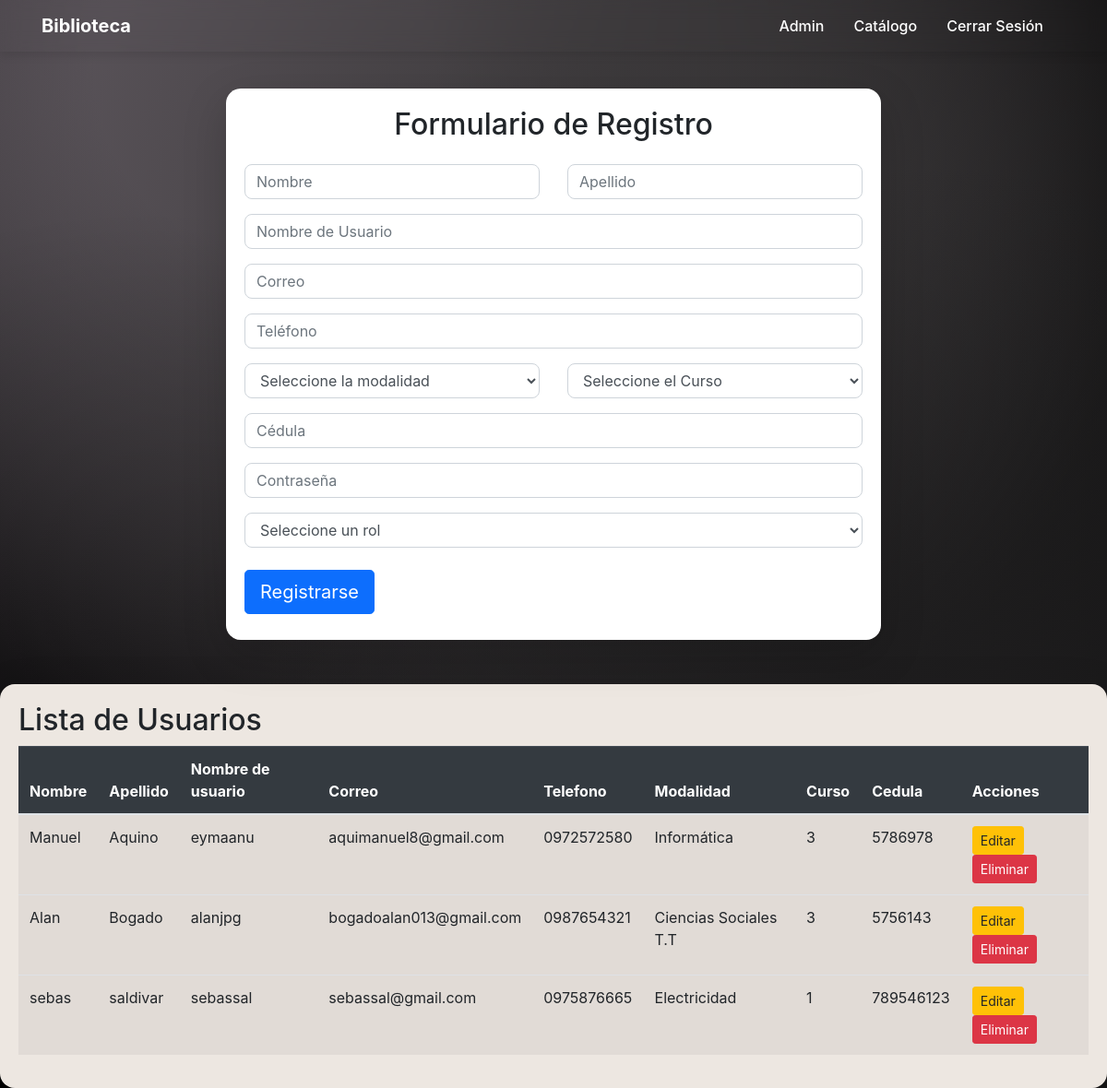
Page /index.php?page=admin/RegistrarUsuario (signed in) on the committed database.
### tables this page shows
CREATE TABLE `usuarios` (
  `usu_codigo` int(11) NOT NULL AUTO_INCREMENT,
  `usu_nombre` varchar(100) NOT NULL,
  `usu_apellido` varchar(100) NOT NULL,
  `usu_correo` varchar(100) NOT NULL,
  `usu_telefono` varchar(15) DEFAULT NULL,
  `usu_modalidad` varchar(50) DEFAULT NULL,
  `usu_curso` int(11) DEFAULT NULL,
  `usu_cedula` varchar(9) DEFAULT NULL,
  `usu_role` int(11) DEFAULT 2,
  `usu_contrasena` varchar(255) NOT NULL,
  `usu_usuario` varchar(100) NOT NULL,
  `token` varchar(255) DEFAULT NULL,
  PRIMARY KEY (`usu_codigo`)
);

### index.php (called while the page is built, shortened)
<?php
include('views/base.php');
?>

### views/admin/RegistrarUsuario.php (the view, shortened to what this page needs)
<!DOCTYPE html>
<html lang="es">
<head>
    <link rel="stylesheet" href="https://stackpath.bootstrapcdn.com/bootstrap/4.5.2/css/bootstrap.min.css">
</head>
<body>
    <div class="container mt-3" ">
        <div class="row justify-content-center">
            <div class="col-md-8">
                <div class="card shadow-lg" >
                    <div class="card-body cartabody">
                        <h2 class="text-center mb-4">Formulario de Registro</h2>
                            <form id="registrationForm" >
                            <div class="row g-3">
                                <div class="col-md-6">
                                    <div class="mb-3">
                                        <input type="text" class="form-control" id="nombre" name="nombre" placeholder="Nombre" required pattern="[A-Za-z\s]+" maxlength="50" aria-label="Nombre">
                                    </div>
                                </div>
                                <div class="col-md-6">
                                    <div class="mb-3">
                                        <input type="text" class="form-control" id="apellido" name="apellido" placeholder="Apellido" required pattern="[A-Za-z\s]+" maxlength="50" aria-label="Apellido">
                                    </div>
                                </div>
                            </div>
                            <div class="mb-3">
                                <input type="text" class="form-control" id="usuario" name="usuario" placeholder="Nombre de Usuario" required pattern="[A-Za-z0-9_]+" maxlength="50" aria-label="Nombre de Usuario">
                            </div>
                            <div class="mb-3">
                                <input type="email" class="form-control" id="correo" name="correo" placeholder="Correo" required maxlength="100" aria-label="Correo">
                            </div>
                            <div class="mb-3">
                                <input type="text" class="form-control" id="telefono" name="telefono" placeholder="Teléfono" required pattern="\d+" maxlength="15" aria-label="Teléfono">
                            </div>
                            <div class="row g-3">
                                <div class="col-md-6">
                                    <div class="mb-3">
                                    <select class="form-control" id="modalidad" name="modalidad" required>
                                    <option value="" disabled selected>Seleccione la modalidad</option>
                                </select>
                                    </div>
                                </div>
                                <div class="col-md-6">
                                    <div class="mb-3">
                                    <select class="form-control" id="curso" name="curso" required aria-label="curso">
                                    <option value="" disabled selected>Seleccione el Curso</option>
                                </select>
                                    </div>
                                </div>
                            </div>
                            <div class="mb-3">
                                <input type="text" class="form-control" id="cedula" name="cedula" placeholder="Cédula" required pattern="\d{6,9}" maxlength="9" aria-label="Cédula">
                            </div>
                            <div class="mb-3">
                                <input type="password" class="form-control" id="contrasena" name="contrasena" placeholder="Contraseña" required minlength="8" maxlength="50" aria-label="Contraseña">
                            </div>
                            <div class="mb-3">
                                <select class="form-control" id="role" name="role" required aria-label="Rol">
                                    <option value="" disabled selected>Seleccione un rol</option>
                                </select>
                            </div>
                            <div class="d-grid gap-2 mt-4 mb-2">
                                <button class="btn btn-primary btn-lg" type="submit" id="submitBtn">
                                    Registrarse
                                </button>
                            </div>
                        </form>
    </div>
                    </div>
                </div>
            </div>
        </div>
    </div>
<div class="table-container shadow-lg mt-5" style="background-color: rgba(237,231,225);">
    <h2>Lista de Usuarios</h2>
    <table class="table table-striped">
        <thead class="table-dark">
            <tr>
                    <th>Nombre</th>
                    <th>Apellido</th>
                    <th>Nombre de usuario</th>
                    <th>Correo</th>
                    <th>Telefono</th>
                    <th>Modalidad</th>
                    <th>Curso</th>
                    <th>Cedula</th>
                    <th class="text-end">Acciones</th>
            </tr>
        </thead>
        <tbody>
        <?php
    $conn = Database::getConnection();
    $sql = "SELECT usu_codigo,usu_nombre, usu_apellido, usu_usuario,usu_correo, usu_telefono, usu_modalidad, usu_curso, usu_cedula FROM usuarios";
    $stmt = $conn->query($sql);
    $usuarios = $stmt->fetchAll(PDO::FETCH_ASSOC);
    if (!empty($usuarios)) {
        foreach ($usuarios as $usuario) {
            echo '<tr id="row-' . $usuario['usu_codigo'] . '">';
            echo '<td>' . htmlspecialchars($usuario['usu_nombre']) . '</td>';
            echo '<td>' . htmlspecialchars($usuario['usu_apellido']) . '</td>';
            echo '<td>' . htmlspecialchars($usuario['usu_usuario']) . '</td>';
            echo '<td>' . htmlspecialchars($usuario['usu_correo']) . '</td>';
            echo '<td>' . htmlspecialchars($usuario['usu_telefono']) . '</td>';
            echo '<td>' . htmlspecialchars($usuario['usu_modalidad']) . '</td>';
            echo '<td>' . htmlspecialchars($usuario['usu_curso']) . '</td>';
            echo '<td>' . htmlspecialchars($usuario['usu_cedula']) . '</td>';
            echo '<td class="text-end">
                    <button class="btn btn-warning btn-sm" onclick="editRow(' . $usuario['usu_codigo'] . ')">Editar</button>
                    <form method="POST" action="./controllers/deleteuser.php" style="display:inline;">
                        <input type="hidden" name="usu_codigo" value="' . $usuario['usu_codigo'] . '">
                        <button type="submit" class="btn btn-danger btn-sm">Eliminar</button>
                    </form>
                  </td>';
            echo '</tr>';
        }
        } else {
            echo '<tr><td colspan="2" class="text-center">No hay Usuarios registrados.</td></tr>';
        }
 ?>
        </tbody>
    </table>
</div>
</body>
</html>

### views/base.php (shortened to what this page needs)
    <?php if (isset($_SESSION['usu_codigo'])): ?>
<!DOCTYPE html>
<html lang="es">
<head>
    <link href="https://stackpath.bootstrapcdn.com/bootstrap/4.5.2/css/bootstrap.min.css" rel="stylesheet">
    <link rel="stylesheet" href="css/estilos.min.css">
</head>
<body>
        <nav class="navbar navbar-expand-lg  sticky-top bg-transparent">
            <div class="container">
                <a class="navbar-brand" href="index.php?page=consumidor/catalogo">Biblioteca</a>
        <div class="collapse navbar-collapse" id="navbarNav">
            <ul class="navbar-nav ml-auto">
                <?php if (isset($_SESSION['usu_role']) && $_SESSION['usu_role'] === 1): ?>
                    <li class="nav-item">
                        <a class="nav-link" href="index.php?page=admin/dashboard">Admin</a>
                    </li>
                    <?php endif; ?>
                    <li class="nav-item">
                        <a class="nav-link" href="index.php?page=consumidor/catalogo">Catálogo</a>
                    </li>
                    <?php if (isset($_SESSION['usu_codigo'])): ?>
                        <li class="nav-item">
                            <a class="nav-link" href="index.php?page=auth/logout">Cerrar Sesión</a>
                        </li>
                        <?php else: ?>
                            <li class="nav-item">
                                <a class="nav-link" href="index.php?page=auth/login">Iniciar Sesión</a>
                            </li>
                            <?php endif; ?>
                        </ul>
                    </div>
                </div>
                </nav>
                <div class="container mt-2 pt-3">
                    <?php endif; ?>
                    <?php include($content); ?>
</body>
</html>

### views/base.php (style rules this page uses)
.navbar { transition: background-color 0.3s ease; backdrop-filter: blur(10px); background-color: rgba(255, 255, 255, 0.7); }
.navbar-nav .nav-link { color: #fff; }
body { font-family: 'Arial', sans-serif; }
.navbar { transition: all 0.8s ease; color: #fff; }
.navbar-brand { font-weight: bold; color: #fff; transition: all 0.8s ease; }
.nav-link { color: #fff; position: relative; transition: color 0.8s ease; padding: 0.5rem 0; margin-right: 1rem; }
.nav-link::after { content: ''; position: absolute; width: 0; height: 2px; bottom: 0; left: 0; background-color: #fff; transition: width 0.3s ease; }
button { color: #fff; border: none; border-radius: 0.5rem; padding: 0.5rem 1rem; cursor: pointer; transition: background-color 0.3s ease; }

### views/admin/RegistrarUsuario.php (style rules this page uses)
.table-container { margin-top: 40px; padding: 20px; background-color: #ffffff; border-radius: 1rem; box-shadow: 0 4px 8px rgba(0, 0, 0, 0.1); }
body { background-color: #f8f9fa; min-height: 100vh; align-items: center; }
.card { border-radius: 1rem; border: none; }
.form-control, .form-select { border-radius: 0.5rem; border: 1px solid #ced4da; }
.btn-primary { background-color: #0d6efd; border-color: #0d6efd; transition: all 0.3s ease; }
body { --c-0: hsla(266.99999999999983, 1%, 12%, 1); --x-0: 85%; --y-0: 80%; --c-1: hsla(335.9999999999997, 2%, 22%, 1); --y-1: 24%; --x-1: 60%; --c-2: hsla(53.999999999999886, 0%, 0%, 0.49); --y-2: 82%; --x-2: 13%; --x-3: 24%; --y-3: 7%; --c-3: hsla(299, 4%, 36%, 1); ; background-color: hsla(0, 0%, 0%, 1); background-image: radial-gradient(circle at var(--x-0) var(--y-0), var(--c-0) var(--s-start-0), transparent var(--s-end-0)), radial-gradient(circle at var(--x-1) var(--y-1), var(--c-1) var(--s-start-1), transparent var(--s-end-1)), radial-gradient(circle at var(--x-2) var(--y-2), var(--c-2) var(--s-start-2), transparent var(--s-end-2)), radial-gradient(circle at var(--x-3) var(--y-3), var(--c-3) var(--s-start-3), transparent var(--s-end-3)); animation: hero-gradient-animation 10s linear infinite alternate; background-blend-mode: normal, normal, normal, normal; }

### rows in the picture
usuarios: usu_nombre "Manuel", usu_apellido "Aquino", usu_usuario "eymaanu", usu_correo "aquimanuel8@gmail.com", usu_telefono "0972572580", usu_modalidad "Informática", usu_curso "3", usu_cedula "5786978"
usuarios: usu_nombre "Alan", usu_apellido "Bogado", usu_usuario "alanjpg", usu_correo "bogadoalan013@gmail.com", usu_telefono "0987654321", usu_modalidad "Ciencias Sociales T.T", usu_curso "3", usu_cedula "5756143"
usuarios: usu_nombre "sebas", usu_apellido "saldivar", usu_usuario "sebassal", usu_correo "sebassal@gmail.com", usu_telefono "0975876665", usu_modalidad "Electricidad", usu_curso "1", usu_cedula "789546123"
